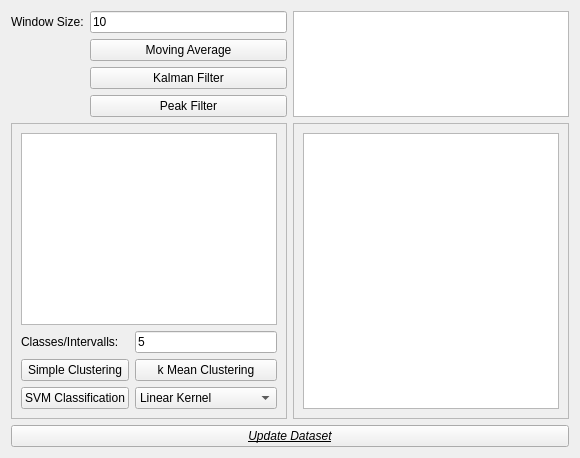
          <widget class="QWidget" name="tab_20">
           <property name="maximumSize">
            <size>
             <width>16777215</width>
             <height>16777215</height>
            </size>
           </property>
           <attribute name="title">
            <string>Data Processing</string>
           </attribute>
           <layout class="QGridLayout" name="gridLayout">
            <item row="0" column="2" rowspan="4">
             <widget class="QListWidget" name="listWidget"/>
            </item>
            <item row="2" column="1">
             <widget class="QPushButton" name="ButtonKalman">
              <property name="text">
               <string>Kalman Filter</string>
              </property>
             </widget>
            </item>
            <item row="0" column="1">
             <widget class="QLineEdit" name="lineACFWindow">
              <property name="text">
               <string>10</string>
              </property>
             </widget>
            </item>
            <item row="3" column="1">
             <widget class="QPushButton" name="ButtonPeakFilter">
              <property name="text">
               <string>Peak Filter</string>
              </property>
             </widget>
            </item>
            <item row="0" column="0">
             <widget class="QLabel" name="label_21">
              <property name="maximumSize">
               <size>
                <width>16777215</width>
                <height>10</height>
               </size>
              </property>
              <property name="text">
               <string>Window Size:</string>
              </property>
             </widget>
            </item>
            <item row="4" column="0" colspan="2">
             <widget class="QFrame" name="frame_10">
              <property name="frameShape">
               <enum>QFrame::StyledPanel</enum>
              </property>
              <property name="frameShadow">
               <enum>QFrame::Raised</enum>
              </property>
              <layout class="QGridLayout" name="gridLayout_32">
               <item row="3" column="1">
                <widget class="QComboBox" name="comboBoxSVMKernel">
                 <item>
                  <property name="text">
                   <string>Linear Kernel</string>
                  </property>
                 </item>
                 <item>
                  <property name="text">
                   <string>RBF Kernel</string>
                  </property>
                 </item>
                 <item>
                  <property name="text">
                   <string>Polynomial Kernel</string>
                  </property>
                 </item>
                </widget>
               </item>
               <item row="1" column="1">
                <widget class="QLineEdit" name="lineEdit_Classes">
                 <property name="text">
                  <string>5</string>
                 </property>
                </widget>
               </item>
               <item row="3" column="0">
                <widget class="QPushButton" name="ButtonSVM">
                 <property name="text">
                  <string>SVM Classification</string>
                 </property>
                </widget>
               </item>
               <item row="0" column="0" colspan="2">
                <widget class="QListWidget" name="listClassification">
                 <property name="maximumSize">
                  <size>
                   <width>16777215</width>
                   <height>16000000</height>
                  </size>
                 </property>
                 <property name="selectionMode">
                  <enum>QAbstractItemView::MultiSelection</enum>
                 </property>
                </widget>
               </item>
               <item row="2" column="0">
                <widget class="QPushButton" name="ButtonSimpleCluster">
                 <property name="text">
                  <string>Simple Clustering</string>
                 </property>
                </widget>
               </item>
               <item row="2" column="1">
                <widget class="QPushButton" name="ButtonkMean">
                 <property name="text">
                  <string>k Mean Clustering</string>
                 </property>
                </widget>
               </item>
               <item row="1" column="0">
                <widget class="QLabel" name="label_36">
                 <property name="text">
                  <string>Classes/Intervalls:</string>
                 </property>
                </widget>
               </item>
              </layout>
             </widget>
            </item>
            <item row="4" column="2">
             <widget class="QFrame" name="frame_11">
              <property name="frameShape">
               <enum>QFrame::StyledPanel</enum>
              </property>
              <property name="frameShadow">
               <enum>QFrame::Raised</enum>
              </property>
              <layout class="QGridLayout" name="gridLayout_13">
               <item row="0" column="0">
                <widget class="QListWidget" name="listWidget_2"/>
               </item>
              </layout>
             </widget>
            </item>
            <item row="1" column="1">
             <widget class="QPushButton" name="ButtonMovAv">
              <property name="text">
               <string>Moving Average</string>
              </property>
             </widget>
            </item>
            <item row="5" column="0" colspan="3">
             <widget class="QPushButton" name="ButtonSetAdjData">
              <property name="font">
               <font>
                <italic>true</italic>
                <underline>true</underline>
                <strikeout>false</strikeout>
               </font>
              </property>
              <property name="text">
               <string>Update Dataset</string>
              </property>
             </widget>
            </item>
           </layout>
          </widget>
